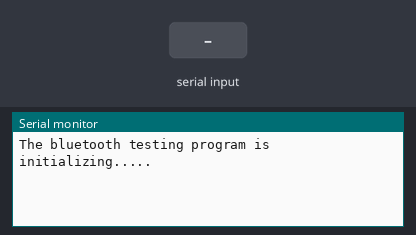
The sketch below on a simulated Arduino Uno, built with avr-gcc and run on an emulated ATmega328P. Shown: the last lines printed to the serial monitor. The inputs (shaded band) are chosen by the test bench.

Above: at 1.2 s.
1.3 s: "Rmotor_CCW" received over Serial
At 2.2 s:
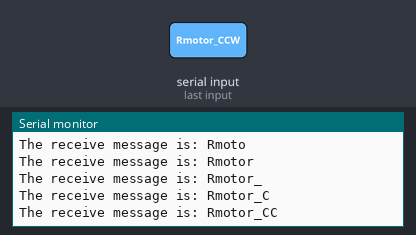
2.8 s: "Rmotor_CW" received over Serial
At 3.5 s:
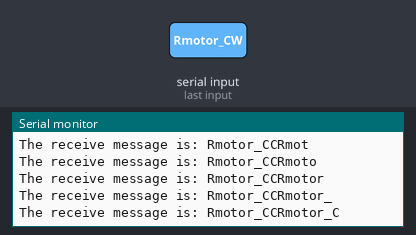
4.3 s: "Lmotor_CCW" received over Serial
At 5.3 s:
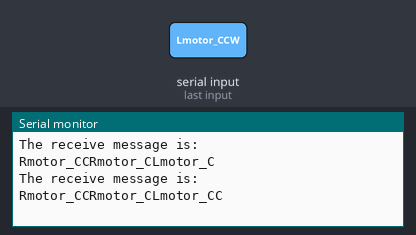
5.8 s: "Lmotor_CW" received over Serial
At 7.0 s:
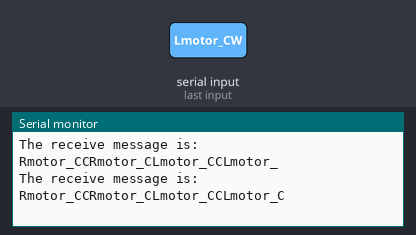
7.3 s: "Rmotor_CCW" received over Serial
At 8.6 s:
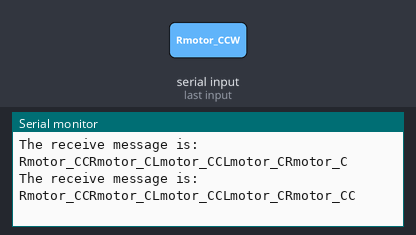
8.8 s: "Rmotor_CW" received over Serial
At 9.9 s:
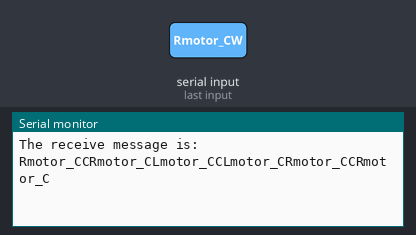

Measured:
- after the input at 1.3 s, the serial monitor: prints a new line at once (image 1)
- after the input at 2.8 s, the serial monitor: prints a new line at once (image 2)
- after the input at 4.3 s, the serial monitor: prints a new line at once (image 3)
- after the input at 5.8 s, the serial monitor: prints a new line at once (image 4)
- after the input at 7.3 s, the serial monitor: prints a new line at once (image 5)
- after the input at 8.8 s, the serial monitor: prints a new line at once (image 6)

The sketch:

BluetoothTestingProgram.ino
```cpp
/*
Goal:
- Connect to bluetooth
- Get the signal from the app, print to serial monitor

I know the process is like:

The bluetooth module will sent back a string to the serial, gotta extract it out
serial.read character by character
a command ends with a \n
If receive: LmotorCW then print sth out
If receive: RmotorCWW then print sth out
I will do it a little bit messy at first then clean up everything by putting it in a function
*/
String message = "";

void setup() {
  Serial.begin(9600); //like default for HC-05
  Serial.println("The bluetooth testing program is initializing.....");
}

void loop() {
  char incomingChar = Serial.read();
  if (Serial.available()){ //check in the serial buffer check if incoming >0
    message += incomingChar; //record
    Serial.println("The receive message is: " + message);
    if (incomingChar == '0'){
      message = "";
    }
  }
  if (message == "Rmotor_CCW"){
    Serial.print("Right motor: Turn counter clockwise");
  }
  if (message == "Rmotor_CW"){
    Serial.print("Right motor: Turn clockwise");
  }
  if (message == "Lmotor_CCW"){
    Serial.print("Left motor: Turn counter clockwise");
  }
  if (message == "Lmotor_CW"){
    Serial.print("Left motor: Turn clockwise");
  }
  delay(20);
}
```
